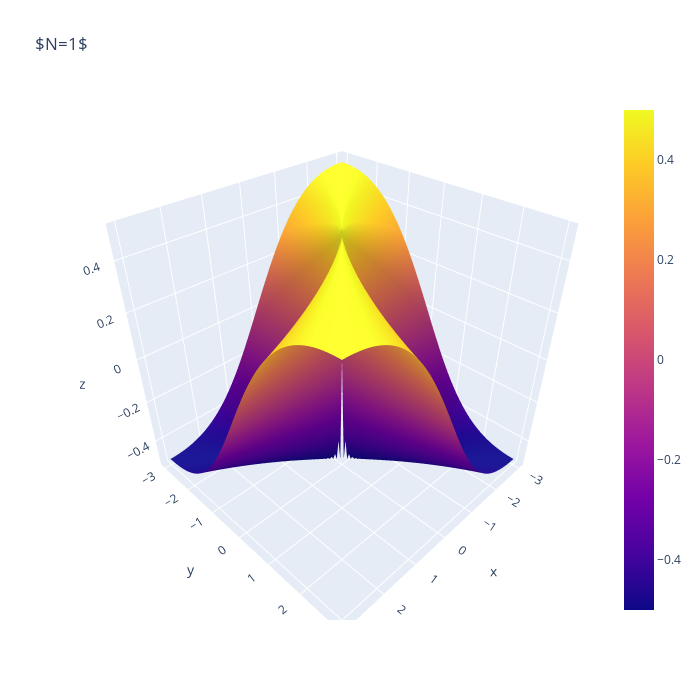

Notebook cell for this chart:
### Code cell
import plotly.offline as plyo
import plotly.graph_objects as go
plyo.init_notebook_mode(connected=True)

x = np.linspace(-3.0,3.0,100)
y = np.linspace(-3.0,3.0,100)
xx, yy = np.meshgrid(x, y, sparse=True)
z = xx*yy/(xx*xx+yy*yy)

layout = go.Layout(title=r'$N=1$', autosize=False, width=700, height=700)
fig = go.Figure(data=[go.Surface(z=z,x=x,y=y)], layout=layout)
fig.show()
